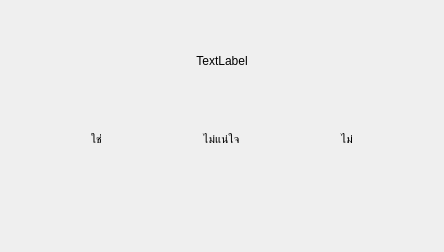
      <widget class="QWidget" name="YesNoQuestionPage">
       <layout class="QVBoxLayout" name="verticalLayout_4">
        <item>
         <spacer name="verticalSpacer_4">
          <property name="orientation">
           <enum>Qt::Vertical</enum>
          </property>
          <property name="sizeType">
           <enum>QSizePolicy::MinimumExpanding</enum>
          </property>
          <property name="sizeHint" stdset="0">
           <size>
            <width>20</width>
            <height>40</height>
           </size>
          </property>
         </spacer>
        </item>
        <item>
         <layout class="QHBoxLayout" name="horizontalLayout_4">
          <property name="topMargin">
           <number>0</number>
          </property>
          <item>
           <spacer name="horizontalSpacer_17">
            <property name="orientation">
             <enum>Qt::Horizontal</enum>
            </property>
            <property name="sizeType">
             <enum>QSizePolicy::Minimum</enum>
            </property>
            <property name="sizeHint" stdset="0">
             <size>
              <width>20</width>
              <height>20</height>
             </size>
            </property>
           </spacer>
          </item>
          <item>
           <widget class="QLabel" name="questionLabel">
            <property name="sizePolicy">
             <sizepolicy hsizetype="Preferred" vsizetype="Preferred">
              <horstretch>0</horstretch>
              <verstretch>0</verstretch>
             </sizepolicy>
            </property>
            <property name="styleSheet">
             <string notr="true">
font: 400 74pt &quot;JasmineUPC&quot;;
</string>
            </property>
            <property name="text">
             <string>TextLabel</string>
            </property>
            <property name="alignment">
             <set>Qt::AlignCenter</set>
            </property>
            <property name="wordWrap">
             <bool>true</bool>
            </property>
           </widget>
          </item>
          <item>
           <spacer name="horizontalSpacer_16">
            <property name="orientation">
             <enum>Qt::Horizontal</enum>
            </property>
            <property name="sizeType">
             <enum>QSizePolicy::Minimum</enum>
            </property>
            <property name="sizeHint" stdset="0">
             <size>
              <width>20</width>
              <height>20</height>
             </size>
            </property>
           </spacer>
          </item>
         </layout>
        </item>
        <item>
         <spacer name="verticalSpacer_5">
          <property name="orientation">
           <enum>Qt::Vertical</enum>
          </property>
          <property name="sizeType">
           <enum>QSizePolicy::MinimumExpanding</enum>
          </property>
          <property name="sizeHint" stdset="0">
           <size>
            <width>20</width>
            <height>40</height>
           </size>
          </property>
         </spacer>
        </item>
        <item>
         <layout class="QHBoxLayout" name="horizontalLayout_3">
          <item>
           <spacer name="horizontalSpacer_6">
            <property name="orientation">
             <enum>Qt::Horizontal</enum>
            </property>
            <property name="sizeHint" stdset="0">
             <size>
              <width>40</width>
              <height>20</height>
             </size>
            </property>
           </spacer>
          </item>
          <item>
           <widget class="QPushButton" name="yesButton">
            <property name="styleSheet">
             <string notr="true">QPushButton{
  font: 400 60pt &quot;JasmineUPC&quot;;
  border-radius:20px;
  padding: 15px;
  padding-left: 40px;
  padding-right: 40px;



}
</string>
            </property>
            <property name="text">
             <string>ใช่</string>
            </property>
           </widget>
          </item>
          <item>
           <spacer name="horizontalSpacer_5">
            <property name="orientation">
             <enum>Qt::Horizontal</enum>
            </property>
            <property name="sizeHint" stdset="0">
             <size>
              <width>40</width>
              <height>20</height>
             </size>
            </property>
           </spacer>
          </item>
          <item>
           <widget class="QPushButton" name="notSureButton">
            <property name="styleSheet">
             <string notr="true">QPushButton{
	font: 400 60pt &quot;JasmineUPC&quot;;
  
   border-radius:20px;
  padding: 15px;

}</string>
            </property>
            <property name="text">
             <string>ไม่แน่ใจ</string>
            </property>
           </widget>
          </item>
          <item>
           <spacer name="horizontalSpacer_4">
            <property name="orientation">
             <enum>Qt::Horizontal</enum>
            </property>
            <property name="sizeHint" stdset="0">
             <size>
              <width>40</width>
              <height>20</height>
             </size>
            </property>
           </spacer>
          </item>
          <item>
           <widget class="QPushButton" name="noButton">
            <property name="styleSheet">
             <string notr="true">QPushButton{
	font: 400 60pt &quot;JasmineUPC&quot;;
   border-radius:20px;


  padding: 15px;
padding-left: 40px;
padding-right: 40px;


}

</string>
            </property>
            <property name="text">
             <string>ไม่</string>
            </property>
           </widget>
          </item>
          <item>
           <spacer name="horizontalSpacer_7">
            <property name="orientation">
             <enum>Qt::Horizontal</enum>
            </property>
            <property name="sizeHint" stdset="0">
             <size>
              <width>40</width>
              <height>20</height>
             </size>
            </property>
           </spacer>
          </item>
         </layout>
        </item>
        <item>
         <spacer name="verticalSpacer_6">
          <property name="orientation">
           <enum>Qt::Vertical</enum>
          </property>
          <property name="sizeType">
           <enum>QSizePolicy::Minimum</enum>
          </property>
          <property name="sizeHint" stdset="0">
           <size>
            <width>20</width>
            <height>80</height>
           </size>
          </property>
         </spacer>
        </item>
       </layout>
      </widget>
